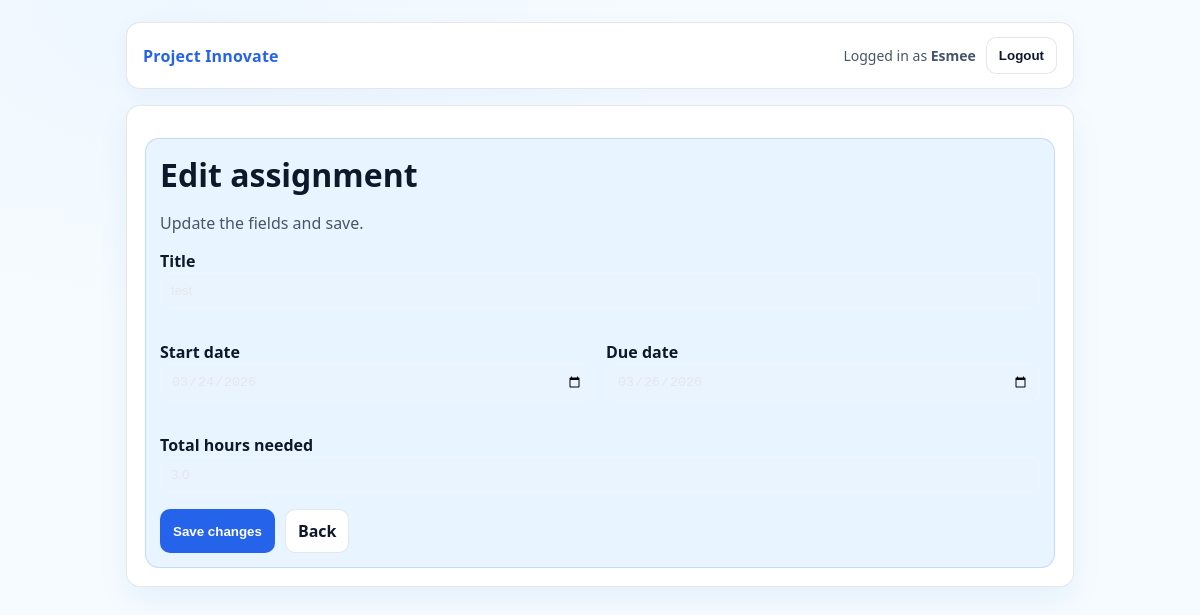
Before: /assignments/1/edit (signed in) with the older database file.
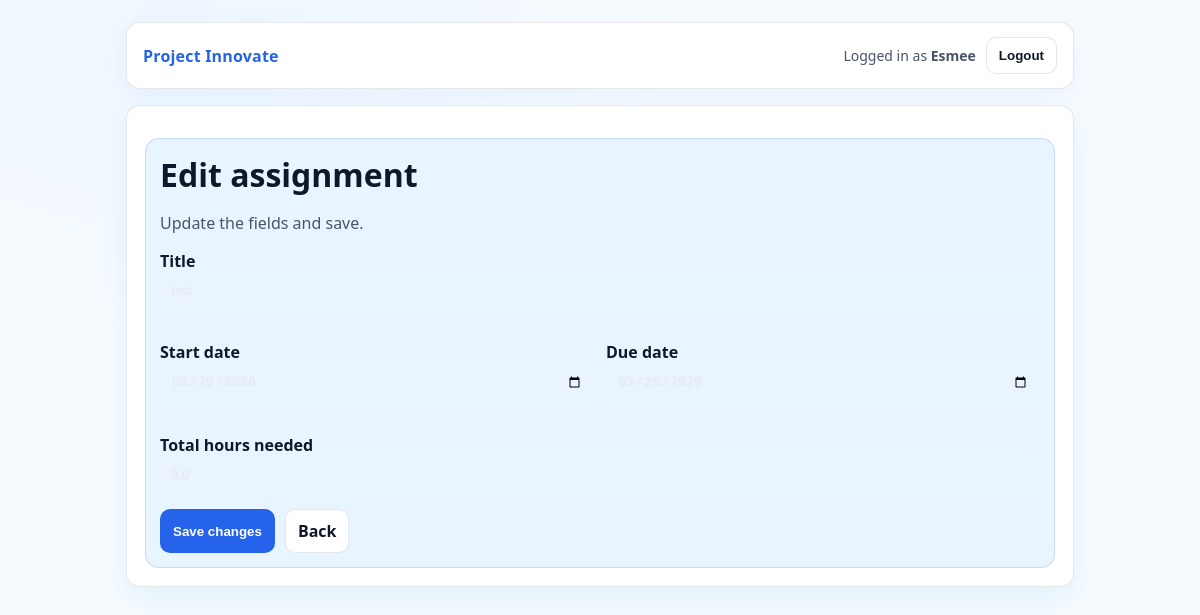
After: the same page with the newer database file.
### app.py (models this page shows)
class Assignment(db.Model):
    id = db.Column(db.Integer, primary_key=True)
    user_id = db.Column(db.Integer, db.ForeignKey("user.id"), nullable=False)
    title = db.Column(db.String(200), nullable=False)
    start_date = db.Column(db.Date, nullable=False)
    due_date = db.Column(db.Date, nullable=False)
    total_hours = db.Column(db.Float, nullable=False)

### app.py (the view, shortened to what this page needs)
@app.route("/assignments/<int:assignment_id>/edit", methods=["GET", "POST"])
@login_required
def edit_assignment(assignment_id):
    a = Assignment.query.get_or_404(assignment_id)
    if a.user_id != current_user.id:
        flash("You are not allowed to edit this assignment.")
        return redirect(url_for("dashboard"))
    return render_template("edit_assignment.html", assignment=a)

### app.py (called while the page is built)
@login_manager.user_loader
def load_user(user_id):
    return db.session.get(User, int(user_id))

### templates/edit_assignment.html (shortened to what this page needs)
{% extends "base.html" %}
{% block content %}
  <h1>Edit assignment</h1>
  <p class="muted">Update the fields and save.</p>
  <form method="post">
    <p>
      <label>Title<br>
        <input name="title" required value="{{ assignment.title }}" style="width:100%;padding:10px;border-radius:10px;border:1px solid rgba(255,255,255,.12);background:rgba(255,255,255,.06);color:#e5e7eb;">
      </label>
    </p>
    <div style="display:grid;grid-template-columns:1fr 1fr;gap:12px;">
      <p>
        <label>Start date<br>
          <input type="date" name="start_date" required value="{{ assignment.start_date }}" style="width:100%;padding:10px;border-radius:10px;border:1px solid rgba(255,255,255,.12);background:rgba(255,255,255,.06);color:#e5e7eb;">
        </label>
      </p>
      <p>
        <label>Due date<br>
          <input type="date" name="due_date" required value="{{ assignment.due_date }}" style="width:100%;padding:10px;border-radius:10px;border:1px solid rgba(255,255,255,.12);background:rgba(255,255,255,.06);color:#e5e7eb;">
        </label>
      </p>
    </div>
    <p>
      <label>Total hours needed<br>
        <input type="number" name="total_hours" step="0.5" min="0" required value="{{ assignment.total_hours }}" style="width:100%;padding:10px;border-radius:10px;border:1px solid rgba(255,255,255,.12);background:rgba(255,255,255,.06);color:#e5e7eb;">
      </label>
    </p>
    <div class="actions">
      <button class="btn btn-primary" type="submit">Save changes</button>
      <a class="btn" href="{{ url_for('dashboard') }}">Back</a>
    </div>
  </form>
{% endblock %}

Changed rows visible on the page:
changed Assignment "test": start_date "03/24/2026" → "03/25/2026"
